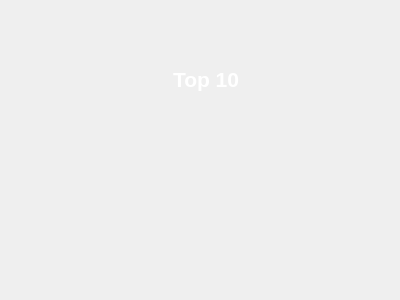
<?xml version="1.0" encoding="UTF-8"?>
<ui version="4.0">
 <class>MinesAchievementsWidget</class>
 <widget class="QWidget" name="MinesAchievementsWidget">
  <property name="geometry">
   <rect>
    <x>0</x>
    <y>0</y>
    <width>400</width>
    <height>300</height>
   </rect>
  </property>
  <property name="windowTitle">
   <string>Form</string>
  </property>
  <layout class="QVBoxLayout" name="verticalLayout">
   <item>
    <layout class="QHBoxLayout" name="horizontalLayout">
     <item>
      <spacer name="horizontalSpacer_right">
       <property name="orientation">
        <enum>Qt::Horizontal</enum>
       </property>
       <property name="sizeHint" stdset="0">
        <size>
         <width>40</width>
         <height>20</height>
        </size>
       </property>
      </spacer>
     </item>
     <item>
      <widget class="QLabel" name="label_pixmap">
       <property name="text">
        <string/>
       </property>
       <property name="pixmap">
        <pixmap resource="img.qrc">:/img/games-highscores.png</pixmap>
       </property>
      </widget>
     </item>
     <item>
      <widget class="QLabel" name="label_text">
       <property name="font">
        <font>
         <family>Arial</family>
         <pointsize>16</pointsize>
         <weight>75</weight>
         <bold>true</bold>
        </font>
       </property>
       <property name="styleSheet">
        <string notr="true">color:#ffffff</string>
       </property>
       <property name="text">
        <string>Top 10</string>
       </property>
      </widget>
     </item>
     <item>
      <spacer name="horizontalSpacer_left">
       <property name="orientation">
        <enum>Qt::Horizontal</enum>
       </property>
       <property name="sizeHint" stdset="0">
        <size>
         <width>40</width>
         <height>20</height>
        </size>
       </property>
      </spacer>
     </item>
    </layout>
   </item>
   <item>
    <widget class="MinesRankingWidget" name="minesRankingWidget" native="true"/>
   </item>
  </layout>
 </widget>
 <customwidgets>
  <customwidget>
   <class>MinesRankingWidget</class>
   <extends>QWidget</extends>
   <header>minesrankingwidget.h</header>
   <container>1</container>
  </customwidget>
 </customwidgets>
 <resources>
  <include location="img.qrc"/>
 </resources>
 <connections/>
</ui>
